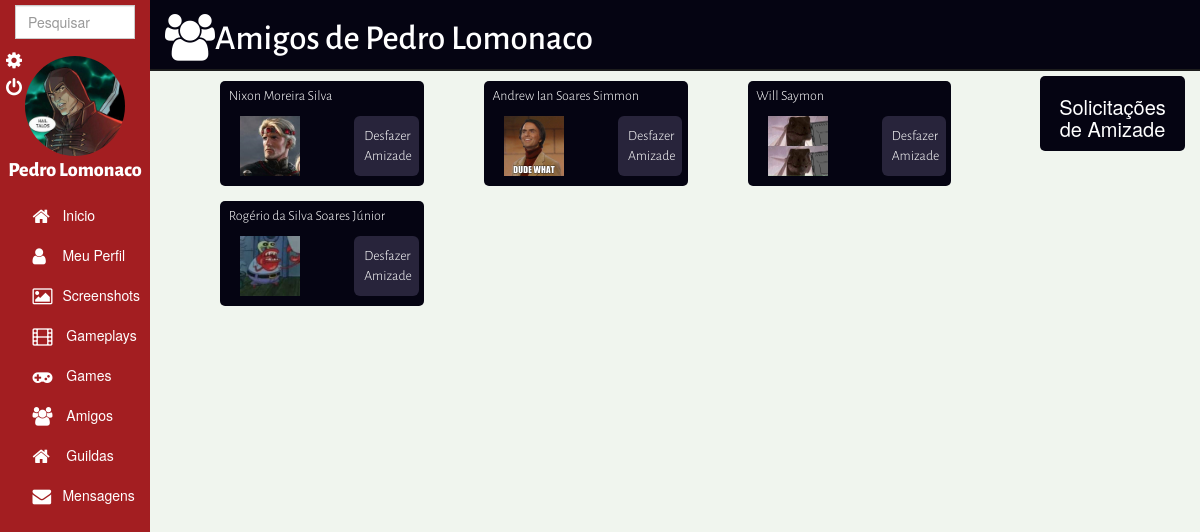
Before: /friends.php?user_id=21 (signed in) with the older database file.
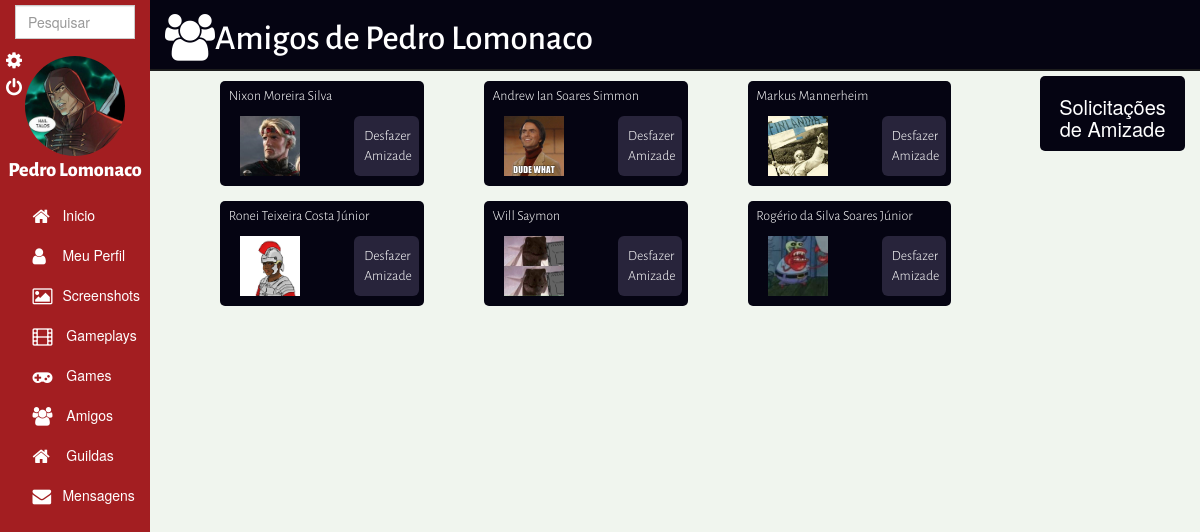
After: the same page with the newer database file.
### tables this page shows
CREATE TABLE `friends` (
  `id` int(10) UNSIGNED NOT NULL,
  `user_id` int(10) UNSIGNED NOT NULL,
  `friend_id` int(10) UNSIGNED NOT NULL,
  `date` timestamp NOT NULL DEFAULT CURRENT_TIMESTAMP ON UPDATE CURRENT_TIMESTAMP,
  `accepted` int(11) NOT NULL
);

CREATE TABLE `users` (
  `id` int(10) UNSIGNED NOT NULL,
  `username` varchar(64) NOT NULL,
  `email` varchar(96) NOT NULL,
  `password` varchar(64) NOT NULL,
  `sex` varchar(8) NOT NULL,
  `birthday` date NOT NULL,
  `psn` varchar(64) DEFAULT NULL,
  `steam` varchar(64) DEFAULT NULL,
  `xbox_live` varchar(64) DEFAULT NULL,
  `nintendo` varchar(64) DEFAULT NULL,
  `biography` varchar(256) DEFAULT NULL,
  `favorite_game` varchar(64) DEFAULT NULL,
  `user_type` int(11) NOT NULL,
  `register_time` timestamp NOT NULL DEFAULT CURRENT_TIMESTAMP ON UPDATE CURRENT_TIMESTAMP,
  `profile_pic` varchar(512) DEFAULT NULL,
  `removed` tinyint(1) NOT NULL,
  `platform` varchar(32) DEFAULT NULL,
  `profile_cover` varchar(128) DEFAULT NULL
);

### friends.php (the view, shortened to what this page needs)
 <?php
$user_id = $_GET['user_id'];
$user_id = stripcslashes ($user_id);
$user_id = mysql_real_escape_string ($user_id);
include './_method/mysql_connect.php';
$namequery_str = "SELECT * FROM `users` WHERE `id` = '".$user_id."'";
$namequery     = mysqli_query ($conn, $namequery_str);
$user_row      = mysqli_fetch_row ($namequery);
?>
<!DOCTYPE html>
<html>
    <head>
        <link href="_bootstrap/css/bootstrap.min.css" rel="stylesheet">
        <link rel="stylesheet" type="text/css" href="_css/friends.css">
    </head>
    <body>
        <header>
            <?php
                include("default_header.php");
            ?>
        </header>
        <section class="container-fluid" id="page-content">
                <div class="col-lg-12" id="title">
                        <h1 ><i class="fa fa-users fa-lg"></i>Amigos de <?php echo $user_row[1]; ?></h1>
                </div>
                <div class="col-lg-10" id="friends">
                    <div class="col-md-12">
                        <?php
                        include './_method/mysql_connect.php';
                        $result = mysqli_query($conn, "SELECT * FROM `friends` WHERE (`user_id` = '" .$user_id. "' OR `friend_id` = '" .$user_id. "') AND `accepted` = 1  ORDER BY `friend_id`");
                        $i = 0;
                        while ($rows = mysqli_fetch_row($result) and $i < 25)
                        {
                            if ($rows[2] == $user_id)
                            {
                                $friend_id = $rows[1];
                            }
                            else
                            {
                                $friend_id = $rows[2];
                            }
                            $query_name = "SELECT * FROM `users` WHERE `id` = '" . $friend_id . "'";
                            $query_2 = mysqli_query($conn, $query_name);
                            $rows_2 = mysqli_fetch_row($query_2);
                            $friend_name = $rows_2[1];
                            echo "<div class ='col-lg-3' id = 'user'>
                            <div class='row'>
                                <div class='col-lg-offset-1'>
                                    <p><a href = 'show_profile.php?user_id=".$friend_id."'>".$friend_name."</a><p>
                                </div>
                            </div>
                            <div class='col-lg-8'>";
                            if($rows_2[14])
                                echo "<img class='responsive pull-left' id='userPic' src = '$rows_2[14]'>";
                            else
                                echo "<img class='responsive pull-left' id='userPic' src = 'http://tedxnashville.com/wp-content/uploads/2015/11/profile.png'>";
                            echo "</div>";
                            if ($user_id == $_SESSION["id"])
                            {
                                echo "<div id='destroyFriendship' class='col-lg-4'>
                                        <a href = './_method/undo_friend.php?user_id=" .$friend_id. "'>Desfazer Amizade</a>
                                      </div>";
                            }
                            echo "</div>";
                            $i++;
                        }
                        ?>
                    </div>
                </div>
                <?php
                    if ($user_id == $_SESSION["id"])
                    {
                        echo "<div class='col-lg-2'>";
                            echo "<div class='col-lg-12' id='friend_request'>";
                                echo "<div class='row'>";
                                    echo "<div class='col-lg-12'>";
                                        echo "<h3>Solicitações de Amizade</h3>";
                                    echo "</div>";
                                echo "</div>";
                                echo "<div class='row'>";
                                    echo "<div class='col-lg-12'>";
                                    echo "</div>";
                                echo "</div>";
                            echo "</div>";
                        echo "</div>";
                    }
                ?>
        </section>
    </body>
</html>

Changed rows visible on the page:
added friends: users.username "Markus Mannerheim", users.profile_pic (picture)
now on this page (row edited): friends: users.username "Ronei Teixeira Costa Júnior", users.profile_pic (picture)
